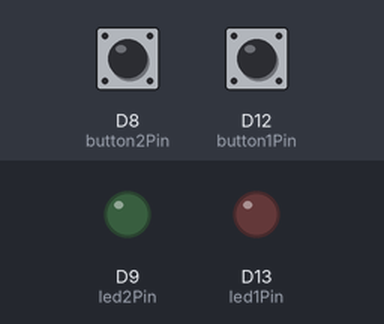
Bench run of a sketch on a simulated STM32 Nucleo. Parts: output pins drawn as LEDs (lit = HIGH). The test bench sets the inputs (shaded band); at power-on: D8 (button2Pin) LOW, D12 (button1Pin) HIGH.

Above: at 1.2 s.
1.3 s: D8 (button2Pin) pulled HIGH for 0.15 s
At 1.37 s:
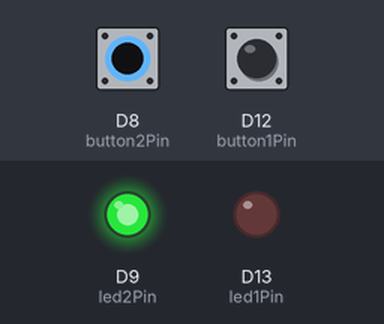
2.9 s: D12 (button1Pin) pulled LOW for 0.15 s
At 2.97 s:
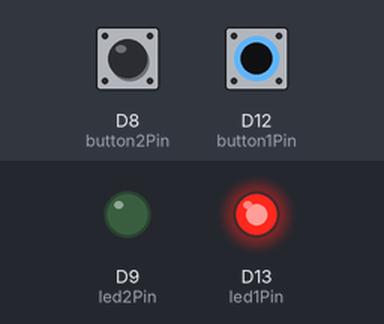
4.5 s: D12 (button1Pin) pulled LOW for 3.2 s
At 8.8 s:
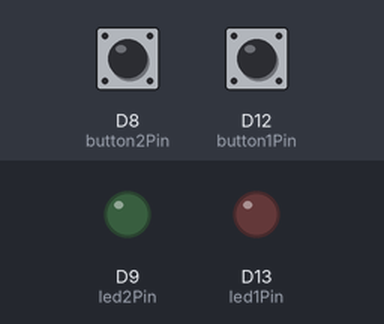
9.2 s: D8 (button2Pin) pulled HIGH for 3.2 s
At 10.0 s:
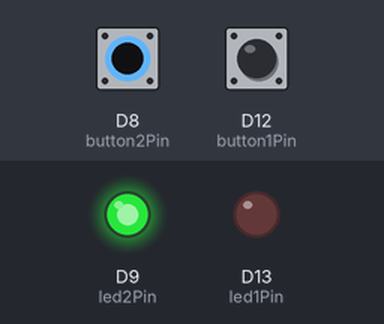
13.9 s: D8 (button2Pin) driven HIGH and D12 (button1Pin) driven LOW
At 14.7 s:
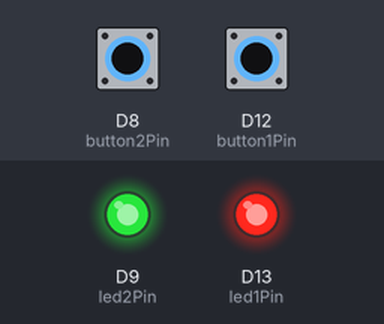
Timing chart, 0 to 16.4 s (numbered marks = the images above; inputs shaded):
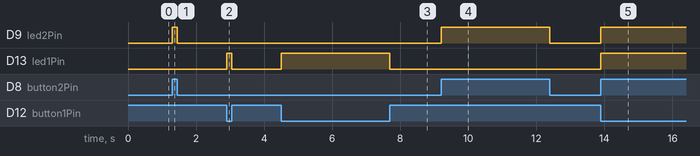

Measured:
- after the input at 1.3 s, D9 (led2Pin): LOW → HIGH at once, → LOW 0.15 s later
- after the input at 2.9 s, D13 (led1Pin): LOW → HIGH at once, → LOW 0.15 s later
- after the input at 4.5 s, D13 (led1Pin): LOW → HIGH at once, → LOW 3.2 s later
- after the input at 9.2 s, D9 (led2Pin): LOW → HIGH at once, → LOW 3.2 s later
- after the input at 13.9 s, D9 (led2Pin), D13 (led1Pin): LOW → HIGH at once

The sketch:

sketch.ino
```cpp
#define led1Pin 13
#define led2Pin 9
#define button1Pin 12
#define button2Pin 8

void setup() {

  pinMode(led1Pin, OUTPUT);
  pinMode(led2Pin, OUTPUT);
  pinMode(button1Pin, INPUT_PULLUP);
  pinMode(button2Pin, INPUT);
}

void loop() {

  int button1State = digitalRead(button1Pin);
  int button2State = digitalRead(button2Pin);

  if (button1State == LOW) {
    digitalWrite(led1Pin, HIGH);
  } else {
    digitalWrite(led1Pin, LOW);
  }

  if (button2State == HIGH) {
    digitalWrite(led2Pin, HIGH);
  } else {
    digitalWrite(led2Pin, LOW);
  }
}
```
